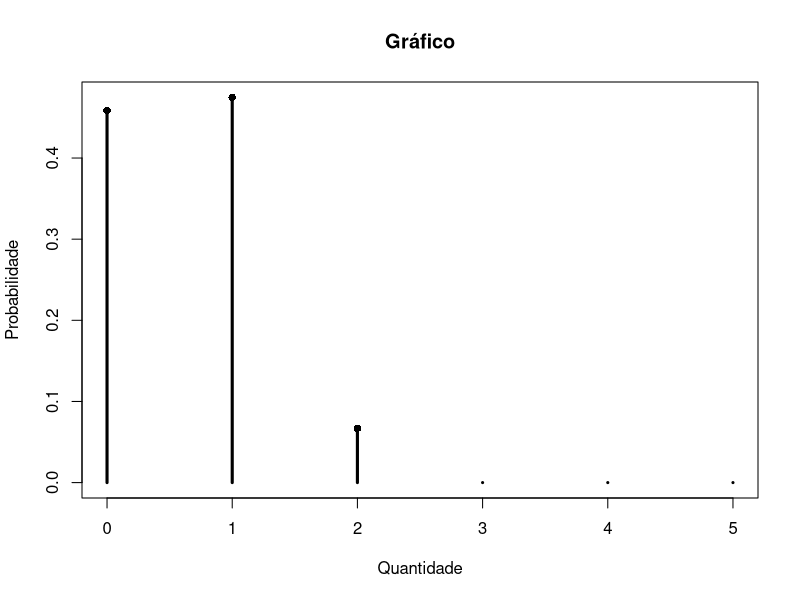

This chart was generated by the following R code:
nSamples <- 10000
urna <- c(rep(1,3), rep(2,7))
probabilidadesSelecao <- rep(0.1, 10)
totalBolas <- rep(0,3) # nenhuma, um ou 2 bolas

for (i in 1:nSamples)
{
  bolas <- sample(urna, 2, replace = F, prob = probabilidadesSelecao)
  
  if (bolas[1] == 1 & bolas[2] == 1)
  {
    totalBolas[3] = totalBolas[3]+1
  }
  else if (bolas[1] == 1 | bolas[2] == 1)
  {
    totalBolas[2] = totalBolas[2]+1
  }
  else
  {
    totalBolas[1] = totalBolas[1]+1
  }
}

sprintf("P(nenhuma bola '1'): %.4f", totalBolas[1] / nSamples)
sprintf("P(1 bola'1'): %.4f", totalBolas[2] / nSamples)
sprintf("P(2 bolas '1'): %.4f", totalBolas[3] / nSamples)

#gráfico
q <- 0:5
p <- c(totalBolas[1] / nSamples, totalBolas[2] / nSamples, totalBolas[3] / nSamples, 0, 0, 0)

plot(
  q,
  p,
  main = "Gráfico",
  xlab = "Quantidade",
  ylab = "Probabilidade",
  type = "h",
  lwd = 3,
)
points (0:2, totalBolas/nSamples, pch = 16)
